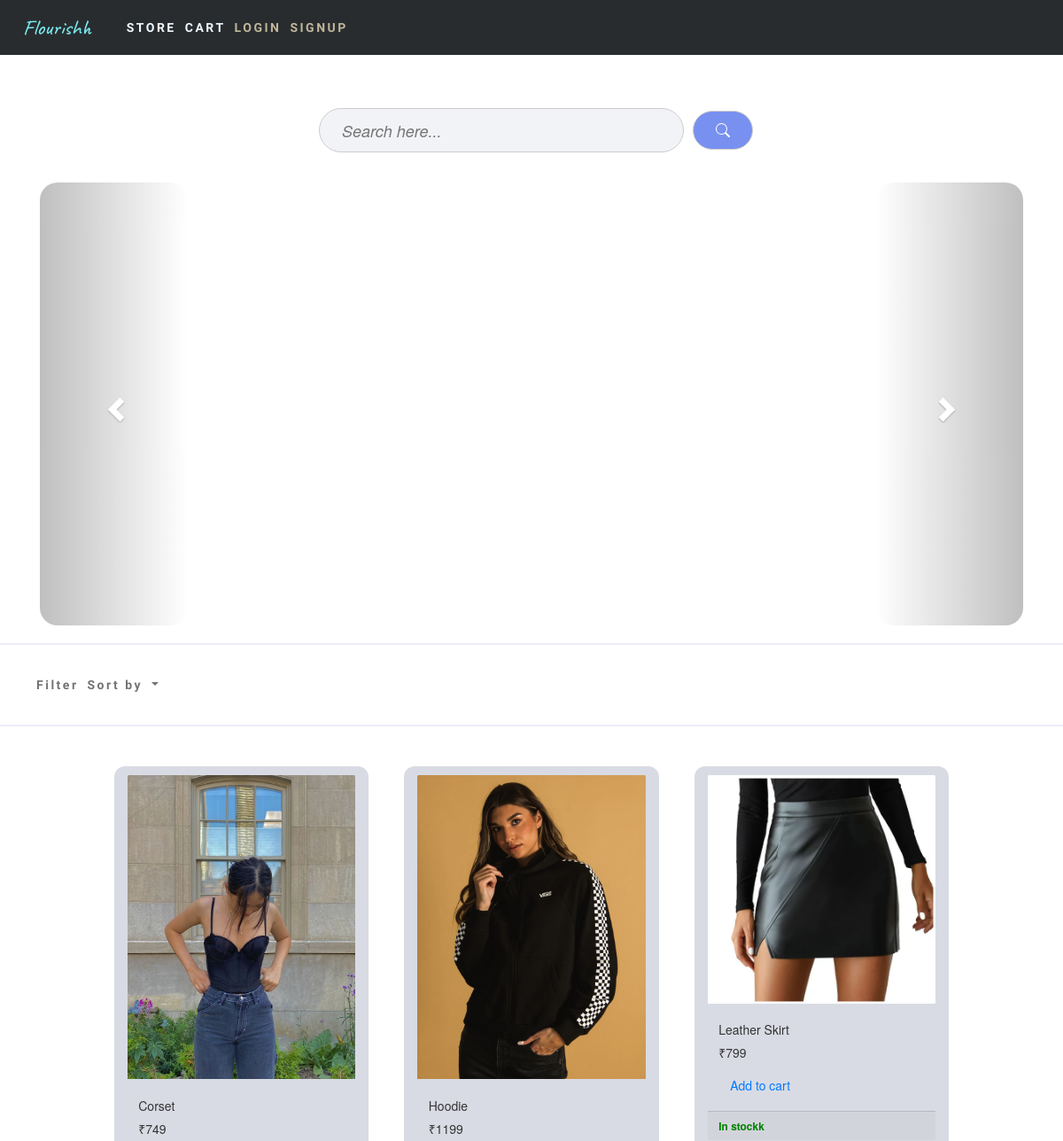
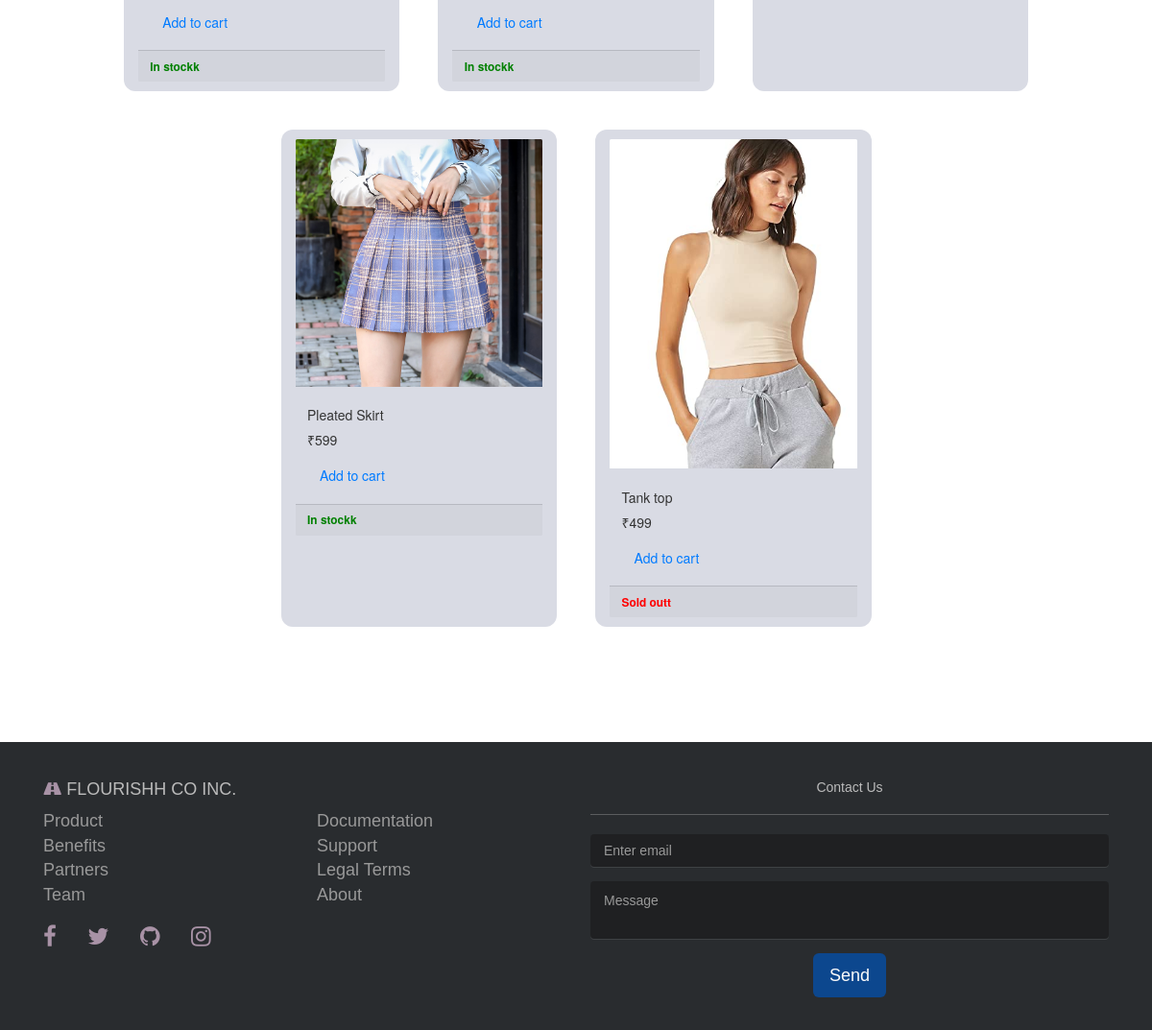
Screenshot of /sort-by/ with the database file from the repository (2 pictures, top to bottom).
### app/models.py (models this page shows, shortened)
class Product(models.Model):
    item = models.CharField(null=True, max_length= 200)
    image = models.ImageField(blank=True, null=True)
    price = models.IntegerField(null = True)
    sale = models.ForeignKey(Carousel, null=True, blank=True, on_delete=models.CASCADE, related_name="sale")
    brand = models.ForeignKey(Brand, null=True, blank=True, on_delete=models.CASCADE, related_name="brand")
    saleprice = models.IntegerField(null = True, blank=True)
    TAG_CHOICES = ((True, 'Women'), (False, 'Men'))
    tag = models.BooleanField(choices = TAG_CHOICES, null=None, default=True)
    instocknumber = models.IntegerField(null=True)
    availability = models.BooleanField(null=True)
    color = models.CharField(null=True, max_length= 20)
    @property
    def imageURL(self):
        try:
            url = self.image.url
        except:
            url = ''
        return url

### app/views.py (the view, shortened to what this page needs)
# urls.py: path('sort-by/', views.sortview, name='sorted_products'),
def sortview(request):
    things = Product.objects.all()
    print("in")
    context = {'things': things}
    return render(request,'store.html',context)

### app/templates/store.html (shortened to what this page needs)
{% include 'main.html' %}
{% load static %}
<link rel="stylesheet" type="text/css" href="{% static 'css/allstyle.css' %}">
<link rel="stylesheet" href="https://maxcdn.bootstrapcdn.com/bootstrap/3.4.1/css/bootstrap.min.css">
<body>
      <div class="filter-and-search" style="display: flex; flex-direction:row; justify-content:center; justify-content:space-evenly;">
        <form action="{% url 'searched_item' %}" method="GET">
      <div class="searchfield" style="width: 500px;">
        <input type="text" id="inputfield" placeholder="Search here..." name="searchname" style="font-style:italic;">
        <button type="submit" class="btn btn-primary" id="s">
        </button>
      </form>
      </div>
<br>
    <div class="container">
      <div id="myCarousel" class="carousel slide" data-ride="carousel" style="height: 500px;">
        <a class="left carousel-control" href="#myCarousel" data-slide="prev" style="border-radius: 20px;">
          <span class="glyphicon glyphicon-chevron-left"></span>
        </a>
        <a class="right carousel-control" href="#myCarousel" data-slide="next" style="border-radius: 20px;">
          <span class="glyphicon glyphicon-chevron-right"></span>
        </a>
      </div>
    </div>
      <hr style="border: 0.2px solid rgb(184, 184, 233);">
      <nav class="navbar navbar-expand-lg">
        <div class="container-fluid text-success">
            <div class="collapse navbar-collapse ps-3"
                 id="gfgnavbar">
                <ul class="navbar-nav">
                    <div class="nav-item">
                        <a class="nav-link" data-toggle="modal" data-target="#exampleModalCenter" style="color: #0000008C; cursor: pointer;">
                            Filter
                        </a>
                      </div>
                    <div class="dropdown">
                      <a class="dropdown dropdown-toggle nav-link" type="button" id="dropdownMenuButton1" data-bs-toggle="dropdown" aria-expanded="false" style="color: #0000008C">
                        Sort by
                      </a>
                    </div>
                </ul>
            </div>
        </div>
    </nav>
      <hr style="border: 0.2px solid rgb(184, 184, 233);">
        <div class="row" style="margin:25px;justify-content: center;">
          {% for thing in things %}
            <div class="col-lg-3" style="background-color: #d9dbe4; border-radius: 12px; padding-top: 10px;padding-bottom: 10px; margin: 20px; justify-content: space-around;">
              <img class="card-img-top" src="{{thing.imageURL}}" alt="Card image cap">
              <div class="card-body">
                <h5 class="card-title">{{thing.item}}</h5>
                <p class="card-text">
                  {% if thing.saleprice is NULL %}
                  ₹{{thing.price}}
                  {% else %}
                  <span style="text-decoration: line-through;">₹{{thing.price}}</span>
                  <span style="color: red;">₹{{thing.saleprice}}</span>
                  {% endif %}
                </p>
                <button class="btn btn-outline-primary add-btn update-cart" data-action="add" data-thing={{thing.id}} onclick="myFunction()">Add to cart</button>
              </div>
              <div class="card-footer">
                <small class="text-muted">
                  {% if thing.availability is True %}
                    <strong style="color: green;">In stockk</strong>
                  {% else %}
                    <strong style="color: red;">Sold outt</strong>
                  {% endif %}
                </small>
              </div>
            </div>
          {% endfor %}
        </div>
    </body>
    {% include 'footer.html' %}

### static1/css/allstyle.css (style rules this page uses)
.searchfield { display: flex; flex-direction: row; justify-content: center; align-items: center; width: 100%; }
#inputfield { width: 100%; height: 50px; border-radius: 30px; border: 1px solid #ccc; padding: 10px; font-size: 18px; background-color: #f2f3f7; padding-left: 5%; padding-right: 5%; margin-left: 10px; margin-right: 10px; }
#s { border-radius: 50px; border: 1px solid #ccc; padding: 13px; font-size: 18px; background-color: #7890ef; padding-left: 5%; padding-right: 5%; }
body { background-color: #f2f3f7; }

### static1/css/footer.css (style rules this page uses)
html { position: relative; }
body { margin-bottom: 300px; }
@media (max-width: 567em) { body { margin-bottom: 400px; } }

### app/templates/main.html (style rules this page uses)
.nav-link { color:aliceblue; font-family: Assistant,-apple-system,BlinkMacSystemFont,Segoe UI,Roboto,Helvetica,Arial,sans-serif; letter-spacing: 2.5px; font-weight: 550; }

### rows the page displays
Product: imageURL (picture), item "Corset", price "749", availability "In stockk"
Product: imageURL (picture), item "Hoodie", price "1199", availability "In stockk"
Product: imageURL (picture), item "Leather Skirt", price "799", availability "In stockk"
Product: imageURL (picture), item "Pleated Skirt", price "599", availability "In stockk"
Product: imageURL (picture), item "Tank top", price "499", availability "Sold outt"
